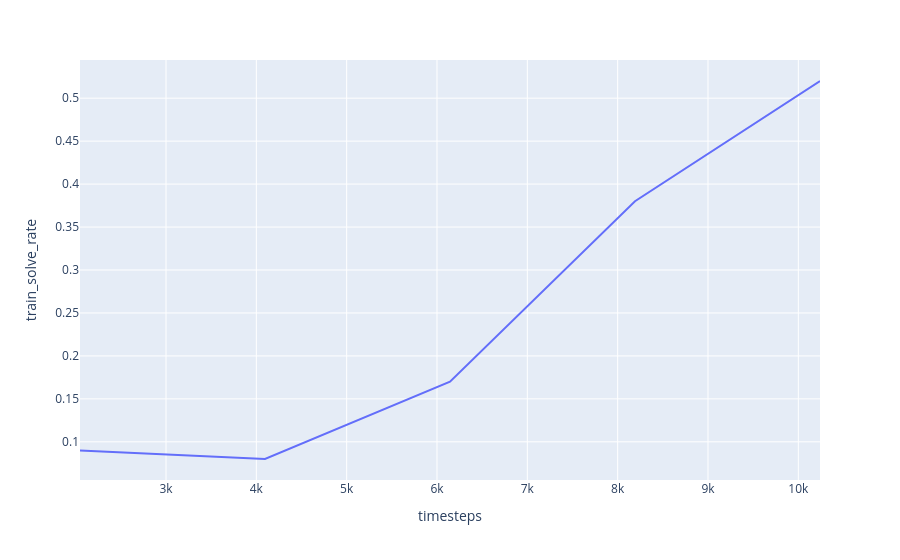

Notebook source saved alongside this figure:
### Code cell
history = pd.read_csv("../models/artifacts/ppo/depth_1_5_onehot/v001/history.csv")

history_5 = history[history['curriculum_depth'] == 1]

print(history_5.shape)
solve_rate = history.copy()

solve_rate['avg_solve'] = solve_rate.groupby('curriculum_depth')['train_solve_rate'].transform('mean')

display(solve_rate[['curriculum_depth', 'avg_solve']])

depth_stats = solve_rate.groupby('curriculum_depth').agg(
    depth_count=('curriculum_depth', 'count'),
    avg_solve=('train_solve_rate', 'mean')
)

display(depth_stats)

display(history_5.head())
print(history.shape)
print(history['curriculum_depth'].value_counts())

fig1 = px.line(history_5, x='timesteps', y='train_solve_rate')
fig1.show()

### Figure 1 — Plotly figure (JSON) as saved in the notebook; plotly's stock layout.template omitted (floating-point values rounded to 4 significant figures)
{"data": [{"hovertemplate": "timesteps=%{x}<br>train_solve_rate=%{y}<extra></extra>", "legendgroup": "", "line": {"color": "#636efa", "dash": "solid"}, "marker": {"symbol": "circle"}, "mode": "lines", "name": "", "orientation": "v", "showlegend": false, "type": "scatter", "x": [2048, 4096, 6144, 8192, 10240], "xaxis": "x", "y": [0.09, 0.08, 0.17, 0.38, 0.52], "yaxis": "y"}], "layout": {"legend": {"tracegroupgap": 0}, "margin": {"t": 60}, "xaxis": {"anchor": "y", "domain": [0, 1], "title": {"text": "timesteps"}}, "yaxis": {"anchor": "x", "domain": [0, 1], "title": {"text": "train_solve_rate"}}}}
